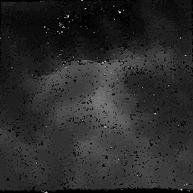
#> input picture data/2view/img/everest254/disparity.tiff, 193 x 193 px, shrunk from 235 x 235 before the run, given in place of Lenna_512(0).png, which was not available
$ python multi_match_plotter.py ../../data/2view/img/everest254/disparity.tiff
#> lines starting #> are read from the running program, lines starting #| are printed output that depends on the picture; pictures that were not available may be replaced by others from this repository, and a replacement may not be noted
import csv
import numpy as np
import matplotlib.pyplot as plt
import matplotlib.image as mpimg
import matplotlib.patches as patches
from matplotlib.path import Path
import sys, getopt

def main(argv):

    print('=========================')
    print('=  Matches  Visualizer  =')
    print('=========================')
    print('\n^C to quit...')

    match_data_src = 'data/img/multiview_test/matches.txt'
    image0 = 'data/img/multiview_test/Lenna_512(0).png'
    image1 = 'data/img/multiview_test/Lenna_512(1).png'
    image2 = 'data/img/multiview_test/Lenna_512(2).png'
    image3 = 'data/img/multiview_test/Lenna_512(3).png'
    numMatches = 1

    img_left_up  = mpimg.imread(image0)
#> img_left_up is the input picture: shape (193, 193, 4); mean R, G, B, A 42.7, 42.7, 42.7, 255
    img_right_up = mpimg.imread(image1)
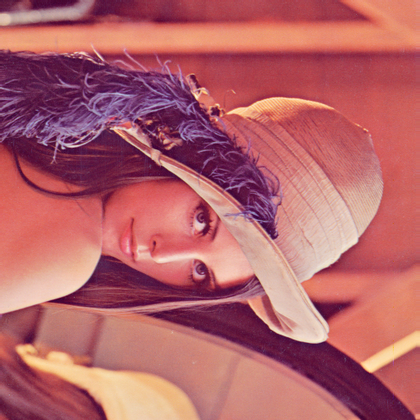
#> input picture data/img/multiview_test/Lenna_512(1).png, 420 x 420 px, shrunk from 512 x 512 before the run, found by its file name
#> img_right_up is the input picture: shape (420, 420, 4) float32; mean R, G, B, A 0.706, 0.388, 0.413, 1
    img_right_down  = mpimg.imread(image2)
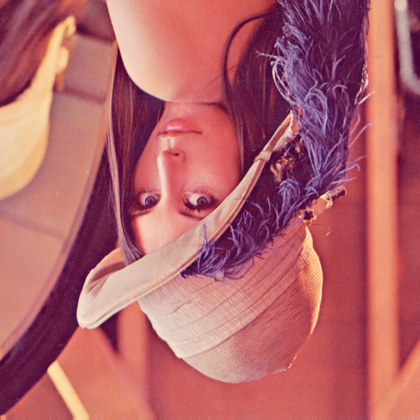
#> input picture data/img/multiview_test/Lenna_512(2).png, 420 x 420 px, shrunk from 512 x 512 before the run, found by its file name
#> img_right_down is the input picture: shape (420, 420, 4) float32; mean R, G, B, A 0.706, 0.388, 0.413, 1
    img_left_down = mpimg.imread(image3)
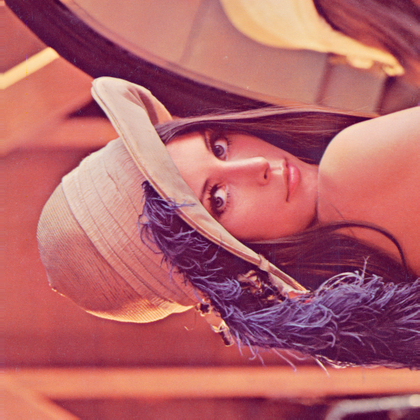
#> input picture data/img/multiview_test/Lenna_512(3).png, 420 x 420 px, shrunk from 512 x 512 before the run, found by its file name
#> img_left_down is the input picture: shape (420, 420, 4) float32; mean R, G, B, A 0.707, 0.388, 0.413, 1

    match_data = []

#> (the run stopped early here; a loop or call above may not have finished)
